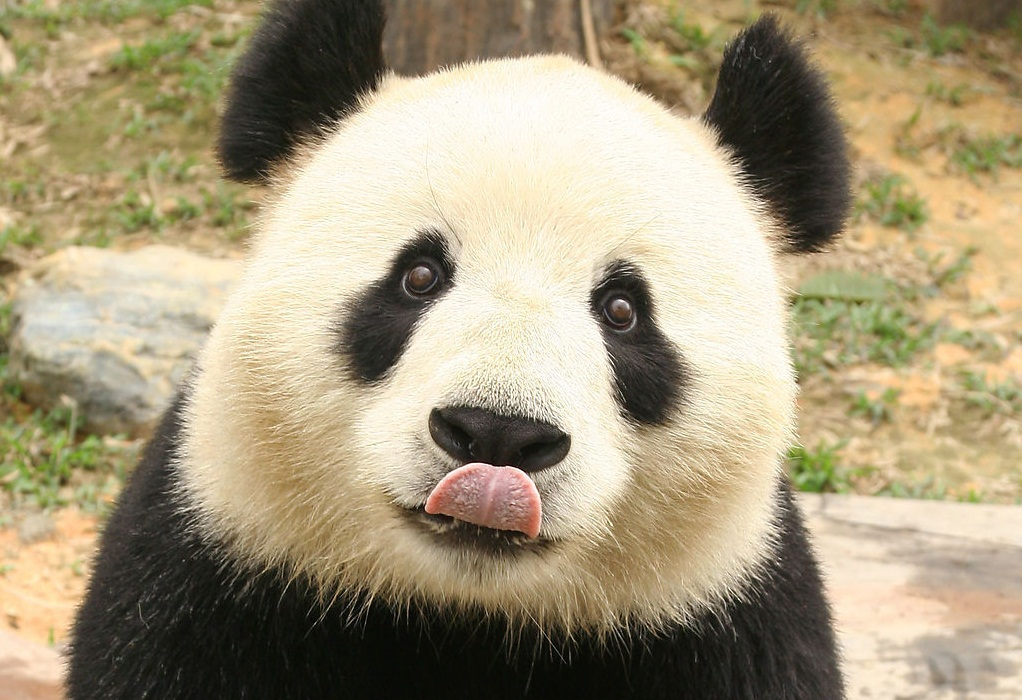
#> input picture panda.jpg, 1022 x 700 px, given in place of the camera
$ python laplacian.py   (older library calls are emulated)
#> lines starting #> are read from the running program, lines starting #| are printed output that depends on the picture
import cv2
import numpy as np
from matplotlib import pyplot as plt

cap = cv2.VideoCapture(0)
while(1):
    _, frame = cap.read()
#> frame is the input picture: shape (700, 1022, 3); mean B, G, R 124.2, 152.6, 164.8
    img = frame
    img = cv2.cvtColor(img, cv2.COLOR_BGR2GRAY)
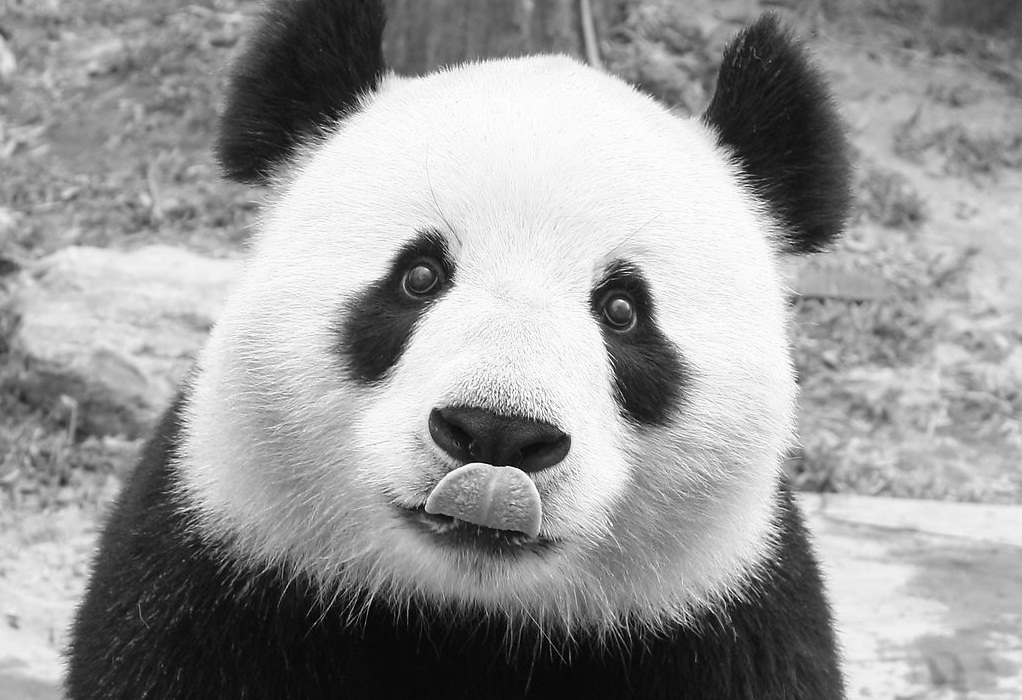
#> img: shape (700, 1022); min 0, max 255, mean 153
    img = cv2.Canny(img, 50, 150)
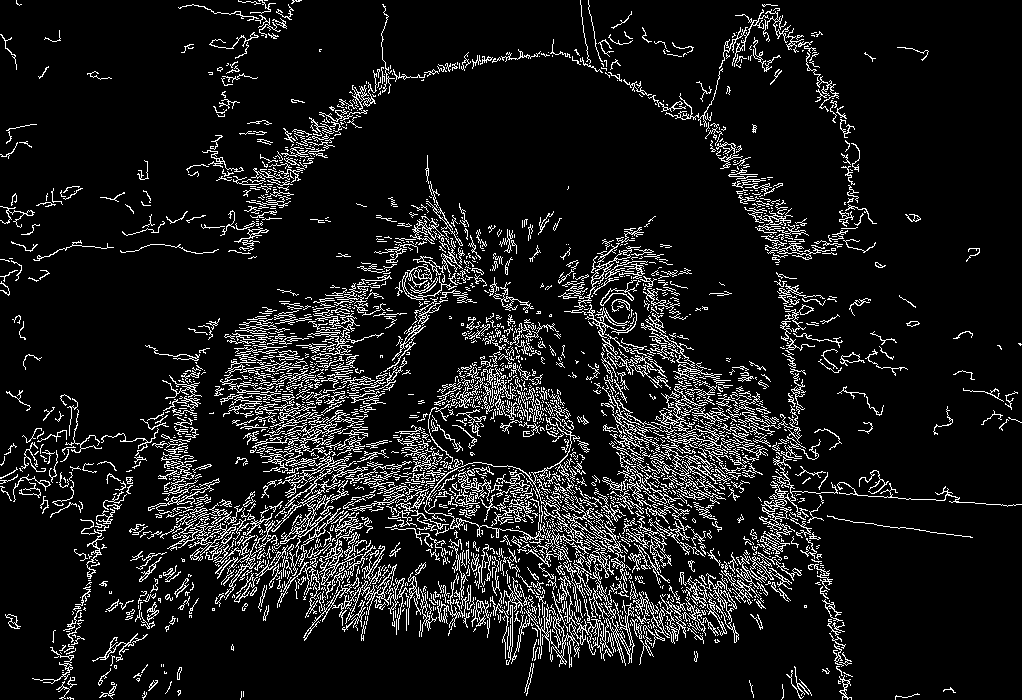
#> img: shape (700, 1022); 10.1% white in thin lines or dots
    img = cv2.Laplacian(img, cv2.CV_64F)
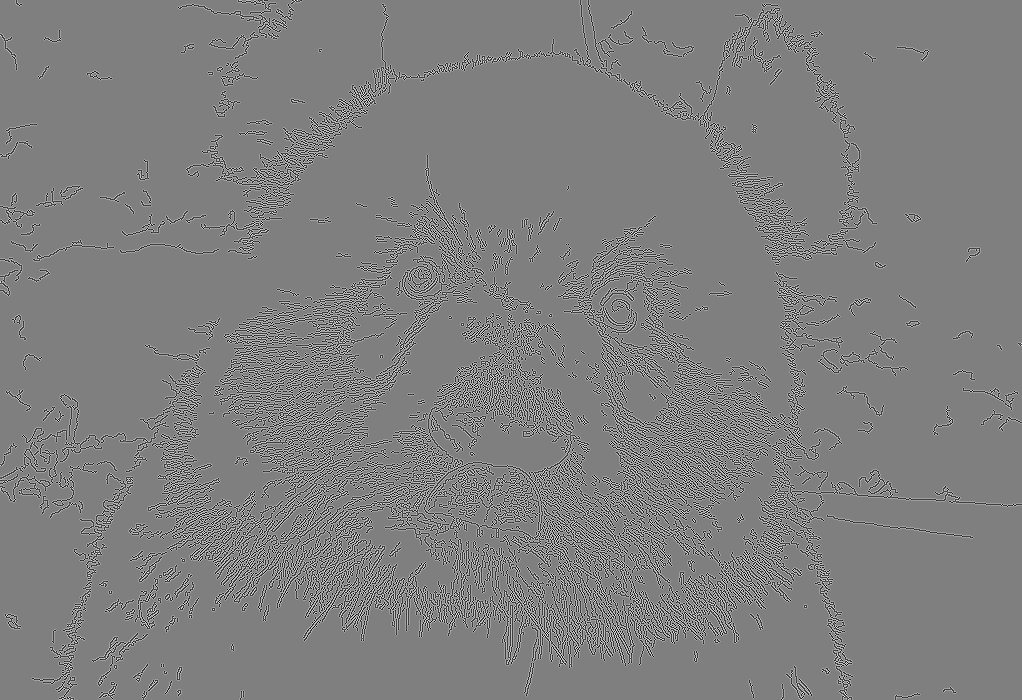
#> img: shape (700, 1022) float64; min -1020, max 1020, mean 0; drawn with min black and max white
    img = np.uint8(img)
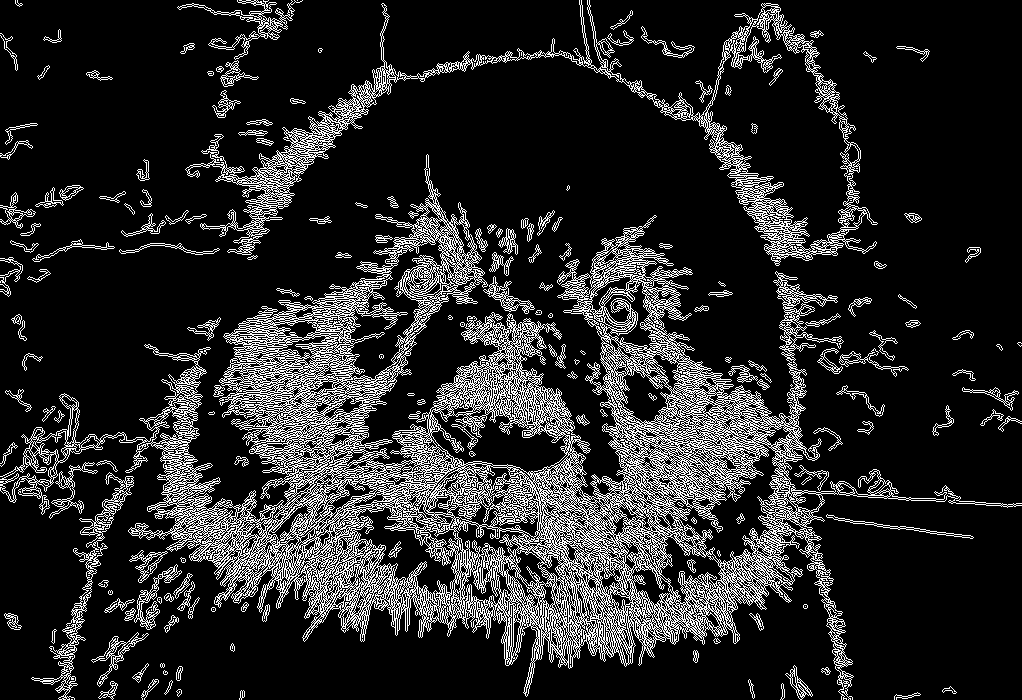
#> img: shape (700, 1022); min 0, max 255, mean 40.4
    img = cv2.blur(img,(3,3))
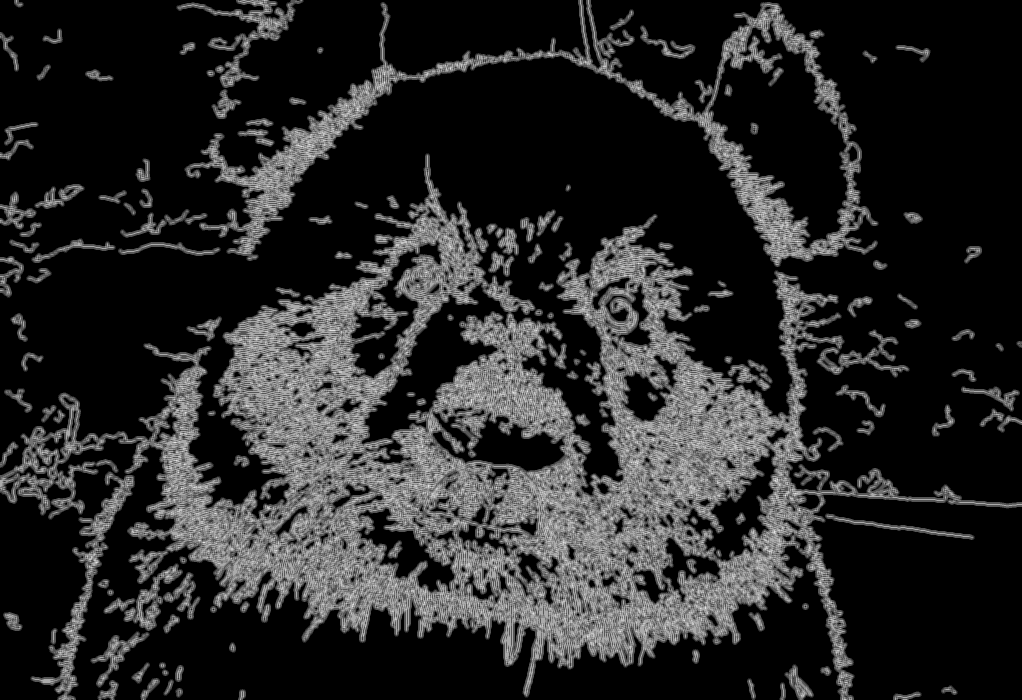
#> img: shape (700, 1022); min 0, max 227, mean 40.3
    #img = cv2.bitwise_not(img)
    cv2.imshow('img',img)
    k = cv2.waitKey(5) & 0xFF
#> (key Esc is pressed here)
    if k == 27:
        break
cv2.destroyAllWindows()
